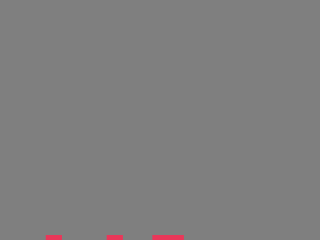
Frame 1 (no input)
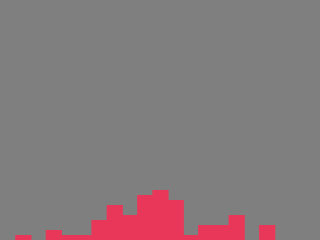
Frame 60 (the mouse pressed at the canvas centre just before this capture)
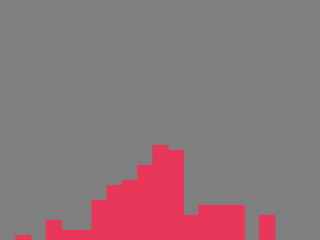
Frame 120 (the mouse held since frame 60 and released just before this capture)

The Processing sketch that drew these frames (run headless with seeded random() and noise(); from frame 60 on, the mouse is pressed at the canvas centre):

// Processing sketch: processing_137711
// ── processing_137711.pde

/** 
 * Demo code for rolling dice.
 * Calculates sums of dice and draws a bar graph
 * to reveal probablity distribution.
 */

/*
 * Exercises:
 * Rewrite for 7- or 8- or n-sided dice.
 * Rewrite to track total heads from 80 coins tossed at once.
 * Label each bar in the graph with the corresponding sum of dice.
 *
 */

int[] diceTotals;
int howManyDice = 4;

 
public void setup() {
  size(320, 240);
  initVars(); 
}

public void initVars() {
  int slots = howManyDice * 6  - howManyDice + 1;
  diceTotals = new int[slots];
  int i = 0;
  while (i < slots) {
    diceTotals[i++] = 0;
  }
  // println(diceTotals);
  i = 0;
  // do a few rolls
  while (i < howManyDice) {
    rollDice();
    i++;
  }
  // println(diceTotals);
}

public void draw() {
  background(127);
  int maxValue =  maxArrayValue();
  float rw = float(width) / diceTotals.length;
  float sy = (height - 10) / float(maxValue);
  if (sy > 5) sy = 5;
  noStroke();
  fill(233, 55, 89);
  for (int i = 0; i < diceTotals.length; i++) {
    float rx = i * rw;
    float rh = diceTotals[i] * sy;
    float ry = height - rh;
    rect(rx, ry, rw + 1, rh);
  }
  rollDice();
}

public void rollDice() {
  int sum = 0;
  for (int i = 0; i < howManyDice; i++) {
    sum += floor(random(1,7));
  }
  diceTotals[sum - howManyDice] += 1;
}

public int maxArrayValue() {
  int maxValue = 0;
  for (int val: diceTotals) {
    if (val > maxValue) maxValue = val;
  } 
  return maxValue;
}
